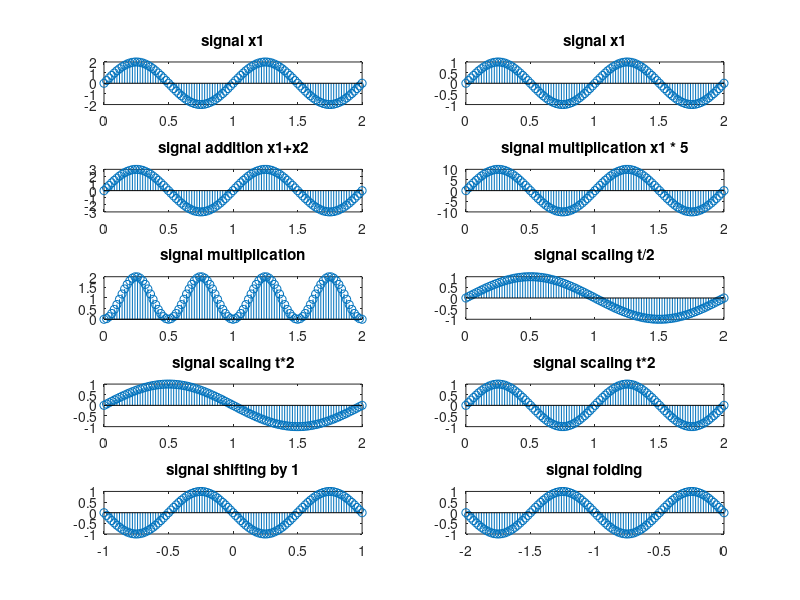

The MATLAB script that drew this image:
clc
close all
clear all
t=0:0.02:2
x1=2*sin(2*pi*t*1)
subplot(5,2,1)
stem(t,x1)
title('signal x1')

x2=1*sin(2*pi*t*1)
subplot(5,2,2)
stem(t,x2)
title('signal x1')

y=x1+x2;
subplot(5,2,3)
stem(t,y)
title('signal addition x1+x2')

y1=x1*5;
subplot(5,2,4)
stem(t,y1)
title('signal multiplication x1 * 5')

q=x1.*x2;
subplot(5,2,5)
stem(t,q)
title('signal multiplication')

y2=1*sin(2*pi*(t/2)*1)
subplot(5,2,6)
stem(t,y2)
title('signal scaling t/2')

y3=1*sin(2*pi*(t*2)*1)
subplot(5,2,7)
stem(t,y2)
title('signal scaling t*2')

y4=1*sin(2*pi*t*1)
subplot(5,2,8)
stem(t,y4)
title('signal scaling t*2')


y5=1*sin(2*pi*t*1)
subplot(5,2,9)
stem(-t+1,y5)
title('signal shifting by 1')

y6=1*sin(2*pi*t*1)
subplot(5,2,10)
stem(-t,y5)
title('signal folding')
